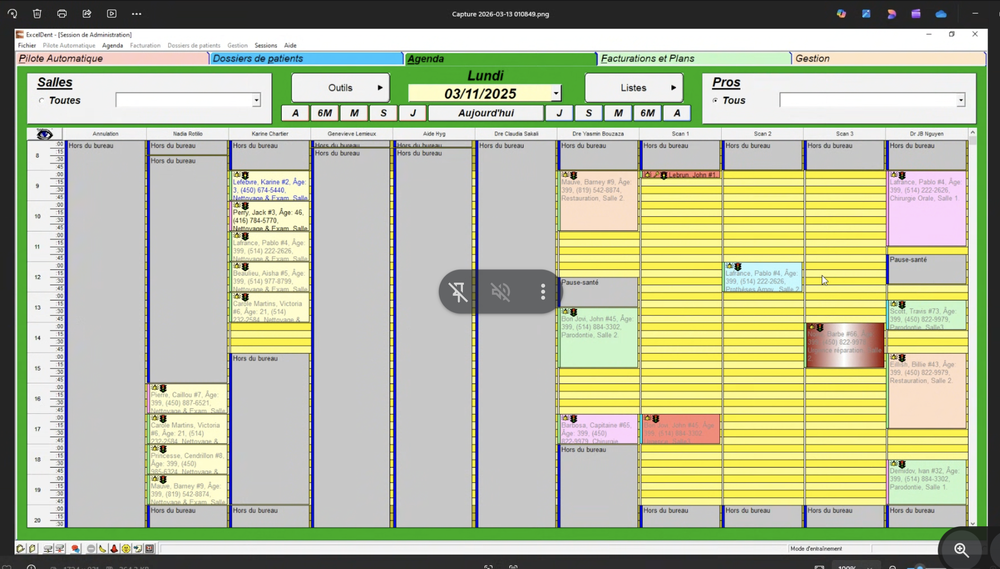
#> input picture schedule.png, 1000 x 569 px, shrunk from 2130 x 1212 before the run
$ python -i image_processor.py   (imports and definitions only)
#> lines starting #> are read from the running program, lines starting #| are printed output that depends on the picture; after the words box and inside, x2 and y2 are one past the last pixel; in counts of white or black regions, pixels touching at a corner belong together
#> further down, picture is the input picture: shape (569, 1000, 3); mean B, G, R 159, 188, 182.9
"""Load a scheduling grid image, detect grid structure and booked rows."""

import cv2
import numpy as np


# [6 lines left out: function load_image, not called in this run]


def preprocess(image):
    """Grayscale -> Gaussian blur -> Otsu threshold -> noise removal -> deskew.

    Returns (binary, skew_angle).  *binary* uses BINARY_INV convention:
    foreground (text / dark content) = 255, background = 0.
    """
    gray = cv2.cvtColor(image, cv2.COLOR_BGR2GRAY)
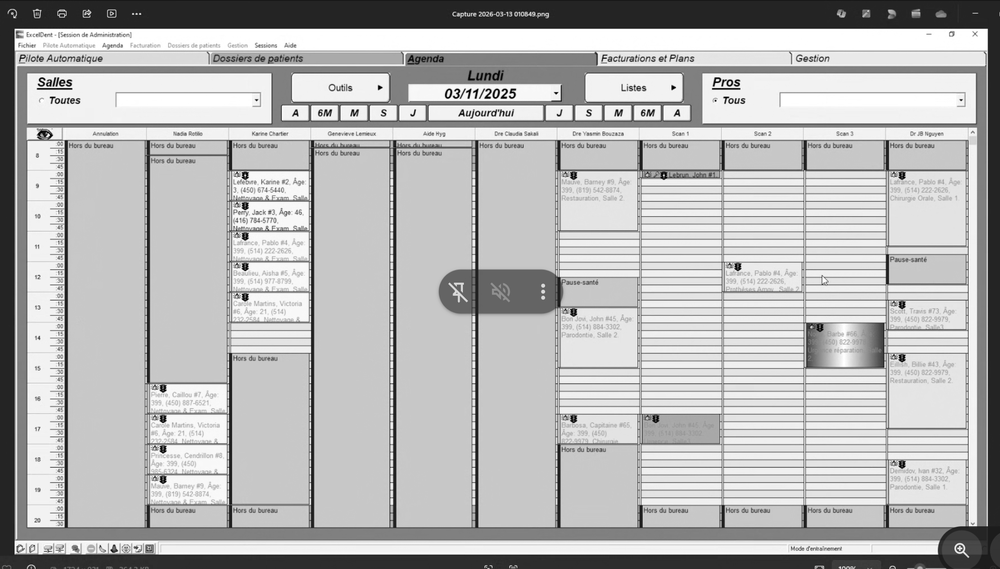
#> gray: shape (569, 1000); min 0, max 255, mean 183.2
    blurred = cv2.GaussianBlur(gray, (3, 3), 0)
    _, binary = cv2.threshold(
        blurred, 0, 255, cv2.THRESH_BINARY_INV + cv2.THRESH_OTSU
    )
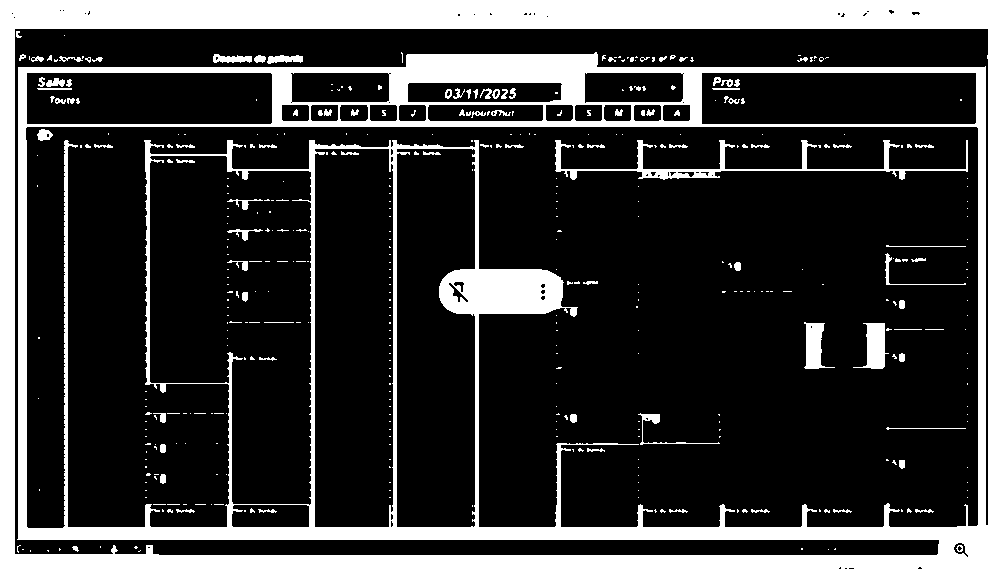
#> binary: shape (569, 1000); 21.6% white; 431 white regions (339 under 20 px), largest, box (x1, y1, x2, y2) and area: (0, 0, 1000, 569) 112633, (555, 140, 968, 180) 2369, (853, 323, 889, 369) 852
    kernel = np.ones((2, 2), np.uint8)
    binary = cv2.morphologyEx(binary, cv2.MORPH_OPEN, kernel)
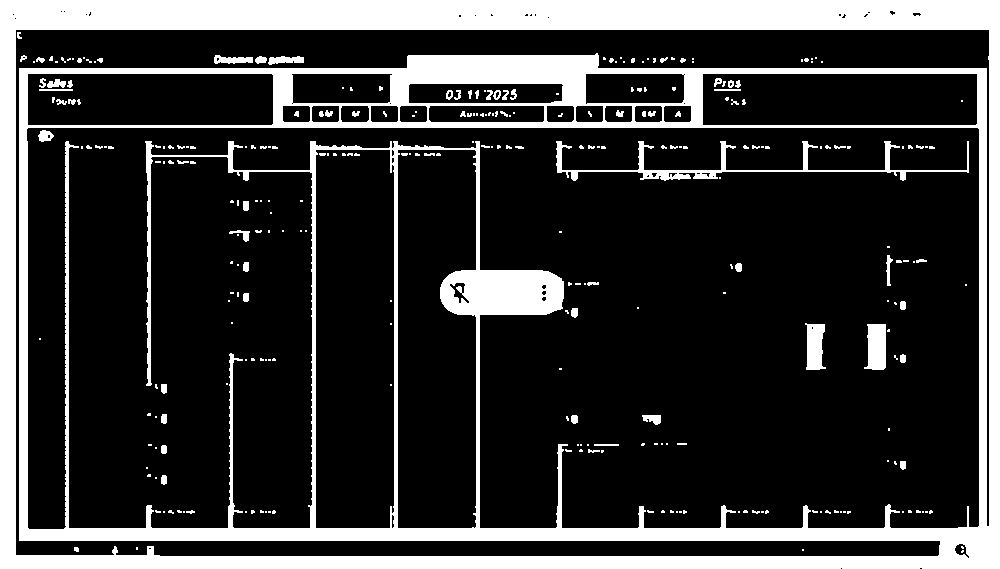
#> binary: shape (569, 1000); 21.3% white; 293 white regions (218 under 20 px), largest, box (x1, y1, x2, y2) and area: (0, 0, 1000, 569) 111980, (556, 141, 969, 181) 2347, (864, 324, 886, 370) 835

    angle = _detect_skew(binary)
    if abs(angle) > 0.5:
        binary = _rotate_img(binary, -angle)

    return binary, angle


# [5 lines left out: function apply_deskew, not called in this run]


def _detect_skew(binary):
    """Estimate skew angle (degrees) from the binary image."""
    coords = np.column_stack(np.where(binary > 0))
#> coords = 121243 pairs, first value 0 to 568, second value 0 to 999
    if len(coords) < 100:
        return 0.0
    rect = cv2.minAreaRect(coords)
#> rect = ((284, 499.5), (999, 568), -90)
    angle = rect[-1]
#> angle = -90
    if angle < -45:
        angle += 90
#> angle = 0
    return angle


# [196 lines left out: functions _rotate_img, _group_consecutive, find_grid_area, find_columns, remove_grid_lines, detect_booked_ranges, not called in this run]

>>> import cv2
>>> picture = cv2.imread('schedule.png')
>>> result = preprocess(picture)
